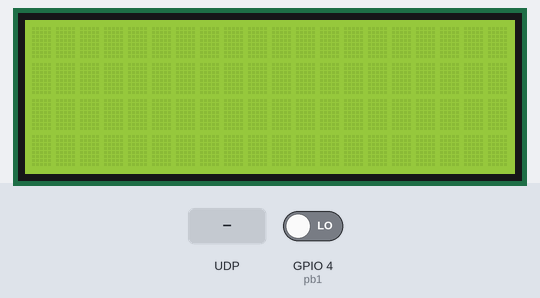
Simulated run of this program. Board: ESP32 board running MicroPython. On the bench: 20×4 character LCD. The test bench sets the inputs (shaded band); at power-on: GPIO 4 (pb1) LOW. Library files of the repository ran but are not shown: gpio_lcd.py; what the program prints to the serial console is not drawn.

Above: at 1.2 s.
1.3 s: UDP packet "on" arrives
At 2.0 s:
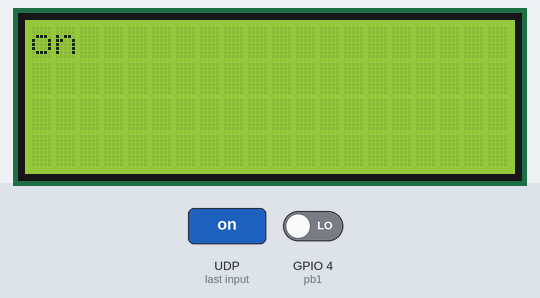
2.8 s: UDP packet "off" arrives
At 3.2 s:
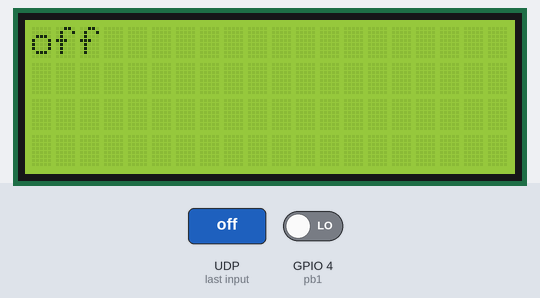
4.3 s: UDP packet "1" arrives
At 5.4 s:
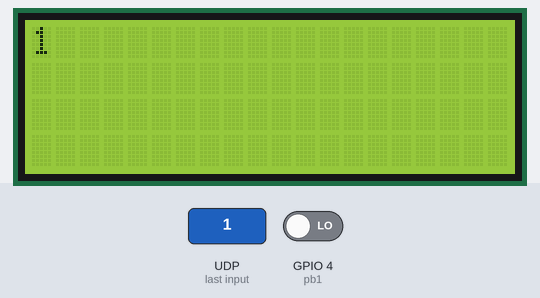
5.8 s: UDP packet "0" arrives
At 6.6 s:
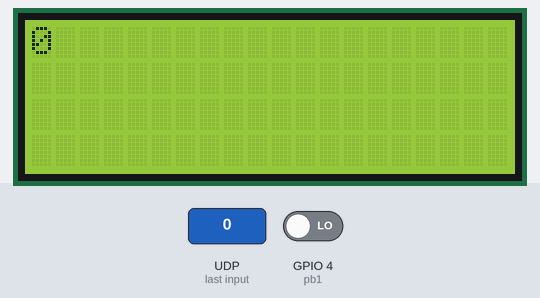
Timing chart, 0 to 8.3 s (numbered marks = the images above; inputs shaded):
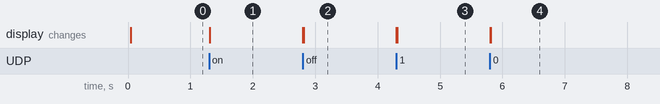

The program:

Id_5_esp.py
```python
from socket import socket
from socket import AF_INET
from socket import SOCK_DGRAM
from time import ticks_ms
from machine import PWM
from gpio_lcd import GpioLcd
from sys import exit
from machine import Pin

lcd = GpioLcd(rs_pin=Pin(27), enable_pin=Pin(25),
              d4_pin=Pin(33), d5_pin=Pin(32),
              d6_pin=Pin(21), d7_pin=Pin(22),
              num_lines=4, num_columns=20)

pb1 = Pin(4, Pin.IN)

server_port = 12000 # porten du sender til
server_socket = socket(AF_INET, SOCK_DGRAM) # vælg udp og ip

server_socket.bind(('',server_port))
beskeder_sent = 0
print('server is ready to recive')

while True:
    try:
        if beskeder_sent < 4:
            message, client_address =server_socket.recvfrom(2048) #lyt efter en besked på port 2048 og lav den in til en variabel som heder message
            modified_message = message.decode() # lav beskeden du fik om til en string

            server_socket.sendto(modified_message.encode(),client_address) # send en besked til den ip og port hvor den siste besked kom fra
        if beskeder_sent >= 4 and pb1.value() == 0:
            beskeder_sent = 0
            print('beskeder kommer igen')
        if modified_message != '':
            print(modified_message)
            lcd.clear() #clear den siste besked fra lcdet
            lcd.putstr(modified_message)
            modified_message = ''
            beskeder_sent = beskeder_sent + 1
    except KeyboardInterrupt:
        client_socket.close()
        exit()
```

Measured:
- after the input at 1.3 s, the display: changes at once (image 1)
- after the input at 2.8 s, the display: first changes at once (image 2 shows a later state)
- after the input at 4.3 s, the display: first changes at once (image 3 shows a later state)
- after the input at 5.8 s, the display: first changes at once (image 4 shows a later state)
